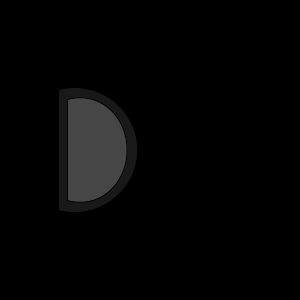
Frame 1 (no input)
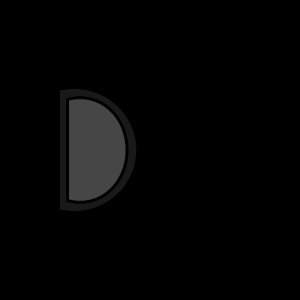
Frame 60 (the mouse pressed at the canvas centre just before this capture)
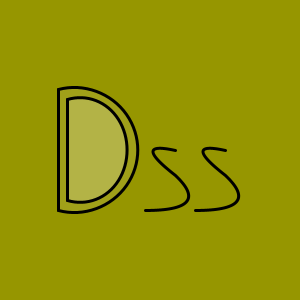
Frame 120 (the mouse held since frame 60 and released just before this capture)

The Processing sketch that drew these frames (run headless with seeded random() and noise(); from frame 60 on, the mouse is pressed at the canvas centre):

// Processing sketch: processing_89056
// ── processing_89056.pde

void setup() {
size(300, 300);
smooth();
}

void draw() {
background(mouseY, mouseX, mouseX-mouseY);
fill(255, 25);
arc(75, 150, 125, 125, -1.83, 1.83, CHORD);
fill(255, 50);
arc(80, 150, 95, 105, -1.83, 1.83, CHORD);

fill(0,0);
strokeWeight(3);

beginShape();
vertex(175 ,150);
quadraticVertex(130, 140, 175, 175);
quadraticVertex(212, 210, 145, 210);
endShape();

beginShape();
vertex(225 ,150);
quadraticVertex(180, 140, 225, 175);
quadraticVertex(262, 210, 195, 210);
endShape();

println("x=" + mouseX +  " y=" + mouseY);
}
